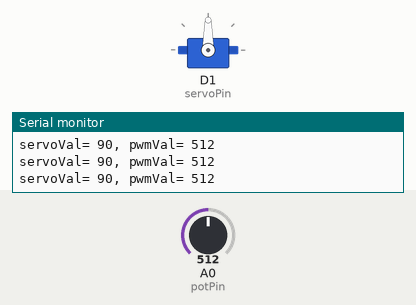
Recording of a sketch running on a simulated ESP8266 (NodeMCU). On the bench: servo, the last lines printed to the serial monitor. The test bench sets the inputs (shaded band); at power-on: A0 (potPin) = 512.

Above: at 2.2 s.
2.3 s: A0 (potPin) set to 551
At 3.2 s:
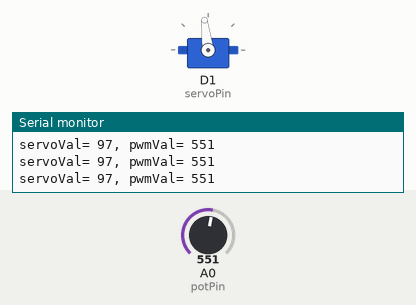
3.8 s: A0 (potPin) set to 579
At 5.0 s:
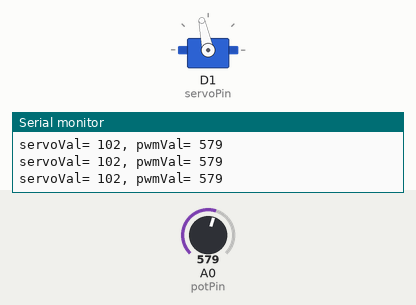
5.3 s: A0 (potPin) set to 716
At 5.8 s:
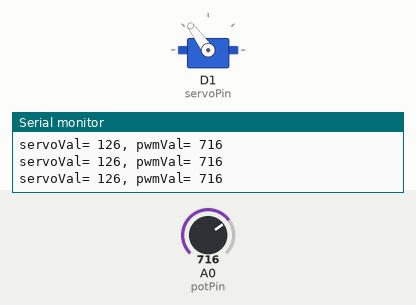
6.8 s: A0 (potPin) set to 900
At 7.9 s:
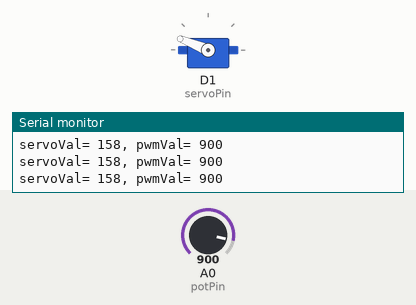
8.3 s: A0 (potPin) set to 1023
At 8.7 s:
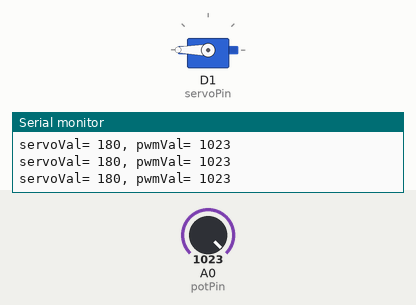
9.8 s: A0 (potPin) set to 511
At 10.8 s:
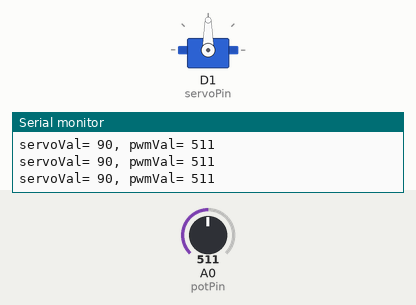
Timing chart, 0 to 12.3 s (numbered marks = the images above; inputs shaded):
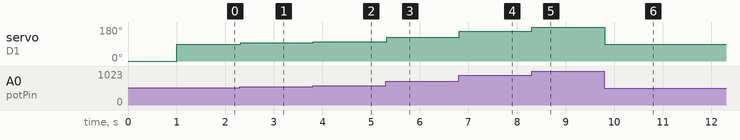

Measured:
- after the input at 2.3 s, servo on D1 (servoPin): 90° → 97° at once
- after the input at 3.8 s, servo on D1 (servoPin): 97° → 102° at once
- after the input at 5.3 s, servo on D1 (servoPin): 102° → 126° at once
- after the input at 6.8 s, servo on D1 (servoPin): 126° → 158° at once
- after the input at 8.3 s, servo on D1 (servoPin): 158° → 180° at once
- after the input at 9.8 s, servo on D1 (servoPin): 180° → 90° at once

The sketch:

ServoManualSweep.ino
```cpp
#define SKETCH "ServoManualSweep.ino"

#include <Servo.h>
Servo myservo;

const int servoPin = D1;
const int potPin = A0;


void setup() {
  Serial.begin(115200);
  while (!Serial);
  printf("\nSketch: %s\n", SKETCH);


  /*
    Specs in https://www.servocity.com/hs-645mg-servo/
    pin: the number of the pin that the servo is attached to
    min: pulse width, in us, corresponding to the 0 degree angle on the servo (defaults to 544)
    max: pulse width, in us, corresponding to the 180 degree angle on the servo (defaults to 2400)
  */
  myservo.attach(servoPin, 400, 2400);    //PWM range.
  //myservo.attach(servoPin);


  //Start at zero
  myservo.write(0);
  delay(1000);
}


void loop() {
  int pwmVal = analogRead(potPin);
  int servoVal = map(pwmVal, 0, 1023, 0, 180);     // scale it to use it with the servo library (value between 0 and 180)
  myservo.write(servoVal);
  printf("servoVal= %d, pwmVal= %d\n", servoVal, pwmVal);
  delay(25);
}
```
